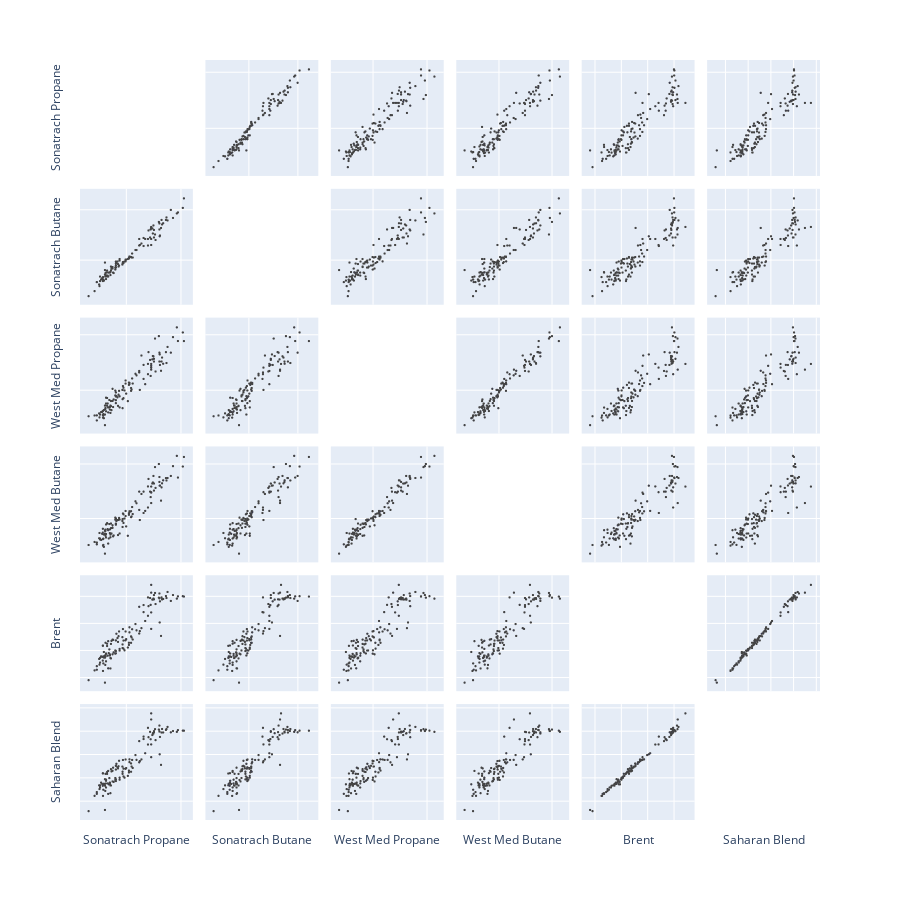

Write notebook code for a chart like this one.
### Code cell
# Understanding relationship between products
fig_scatter = px.scatter_matrix(df, height=900, width=900)

fig_scatter.update_traces(marker=dict(size=1, color="blue", line=dict(width=1)),
                          diagonal_visible=False)

fig_scatter.update_layout(
    {
        "font": {"size": 10}
    }
)

fig_scatter.update_layout({"xaxis"+str(i+1): dict(showticklabels = False) for i in range(7)})
fig_scatter.update_layout({"yaxis"+str(i+1): dict(showticklabels = False) for i in range(7)})
fig_scatter.show()
